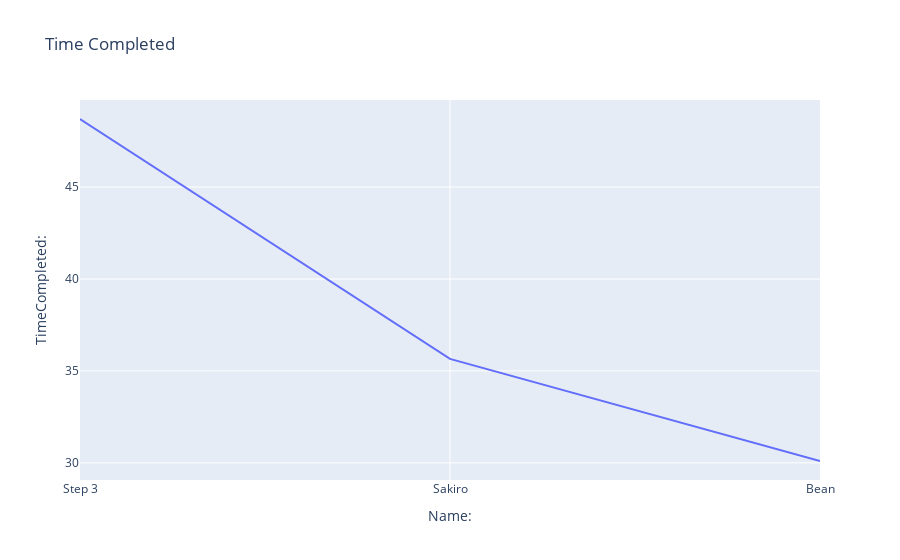
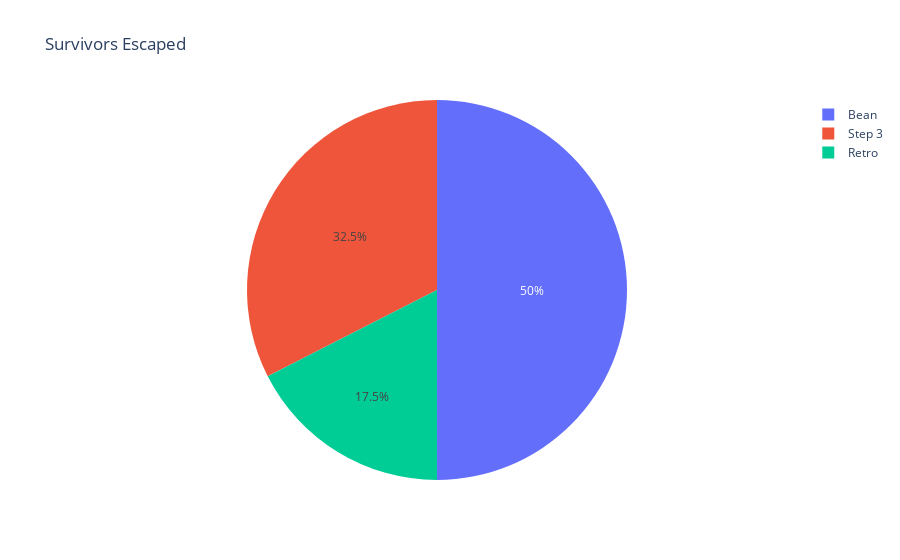
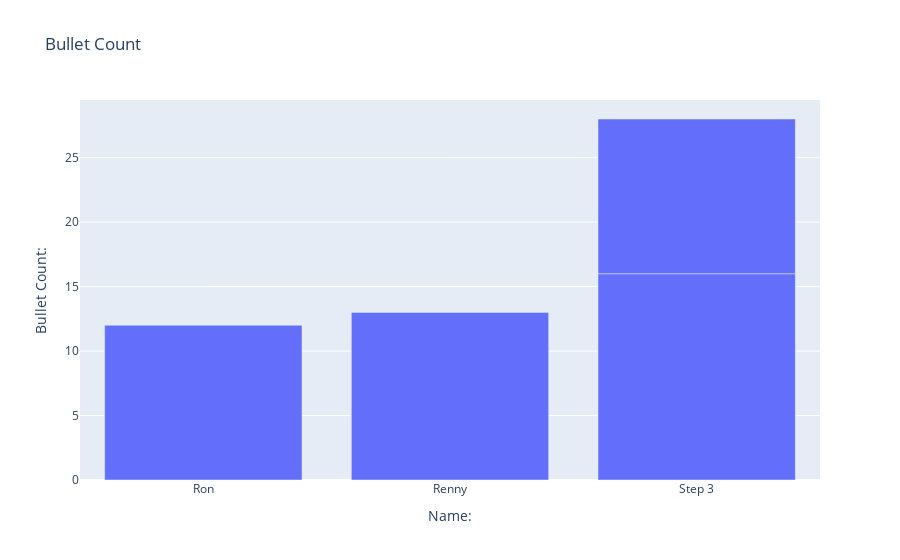

The notebook cell saved with these charts, in order:
### Code cell
#Showtime
timeCompGraph.show()
survLeftGraph.show()
bulletCountGraph.show()

### Figure 1 — Plotly figure (JSON) as saved in the notebook; plotly's stock layout.template omitted (floating-point values rounded to 4 significant figures)
{"data": [{"hovertemplate": "Name: =%{x}<br>TimeCompleted: =%{y}<extra></extra>", "legendgroup": "", "line": {"color": "#636efa", "dash": "solid"}, "marker": {"symbol": "circle"}, "mode": "lines", "name": "", "orientation": "v", "showlegend": false, "type": "scatter", "x": ["Step 3", "Sakiro", "Bean"], "xaxis": "x", "y": [48.7, 35.65, 30.1], "yaxis": "y"}], "layout": {"legend": {"tracegroupgap": 0}, "title": {"text": "Time Completed"}, "xaxis": {"anchor": "y", "domain": [0, 1], "title": {"text": "Name: "}}, "yaxis": {"anchor": "x", "domain": [0, 1], "title": {"text": "TimeCompleted: "}}}}

### Figure 2 — Plotly figure (JSON) as saved in the notebook; plotly's stock layout.template omitted (floating-point values rounded to 4 significant figures)
{"data": [{"domain": {"x": [0, 1], "y": [0, 1]}, "hovertemplate": "Name: =%{label}<br>Survivor Count =%{value}<extra></extra>", "labels": ["Bean", "Step 3", "Retro"], "legendgroup": "", "name": "", "showlegend": true, "type": "pie", "values": [20, 13, 7]}], "layout": {"legend": {"tracegroupgap": 0}, "title": {"text": "Survivors Escaped"}}}

### Figure 3 — Plotly figure (JSON) as saved in the notebook; plotly's stock layout.template omitted (floating-point values rounded to 4 significant figures)
{"data": [{"alignmentgroup": "True", "hovertemplate": "Name: =%{x}<br>Bullet Count: =%{y}<extra></extra>", "legendgroup": "", "marker": {"color": "#636efa", "pattern": {"shape": ""}}, "name": "", "offsetgroup": "", "orientation": "v", "showlegend": false, "textposition": "auto", "type": "bar", "x": ["Ron", "Renny", "Step 3", "Step 3"], "xaxis": "x", "y": [12, 13, 16, 12], "yaxis": "y"}], "layout": {"barmode": "relative", "legend": {"tracegroupgap": 0}, "title": {"text": "Bullet Count"}, "xaxis": {"anchor": "y", "domain": [0, 1], "title": {"text": "Name: "}}, "yaxis": {"anchor": "x", "domain": [0, 1], "title": {"text": "Bullet Count: "}}}}
